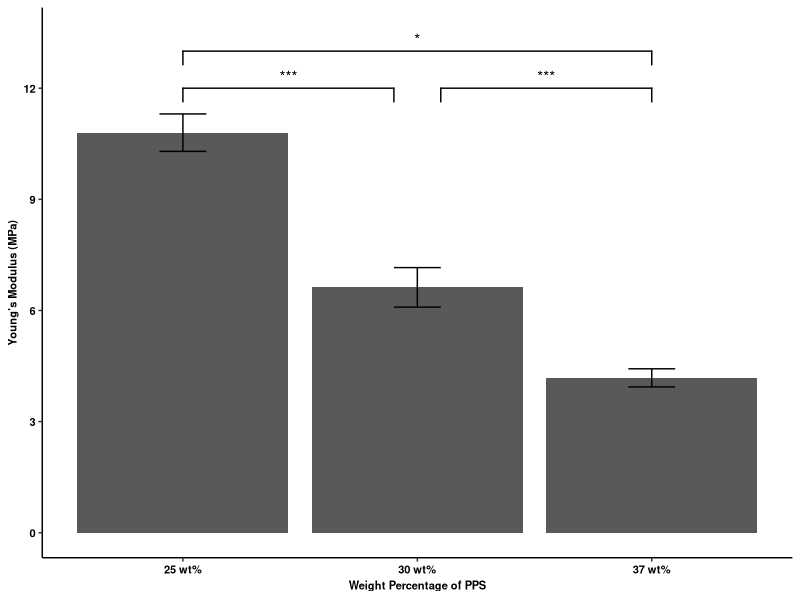
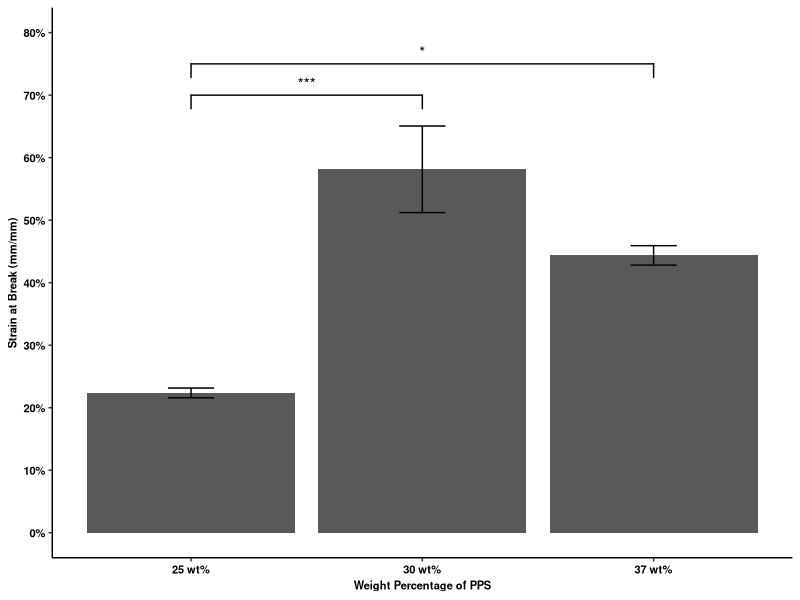
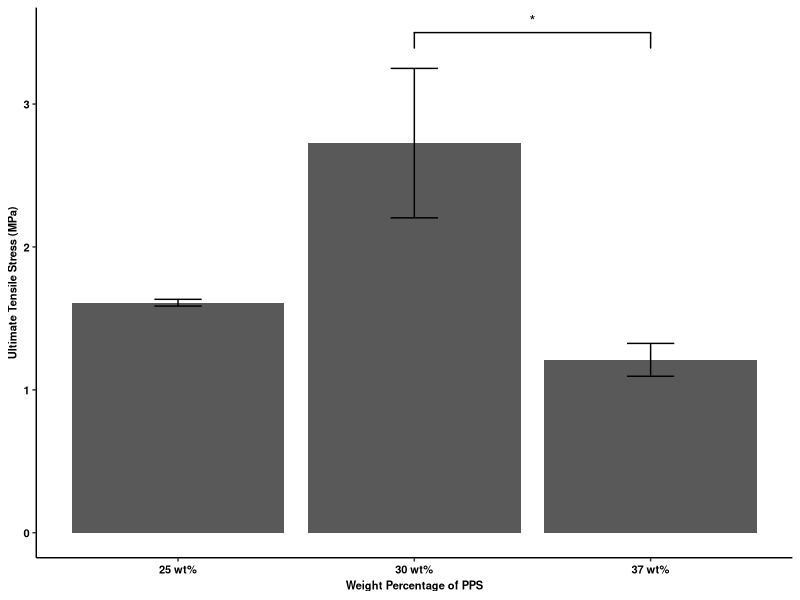
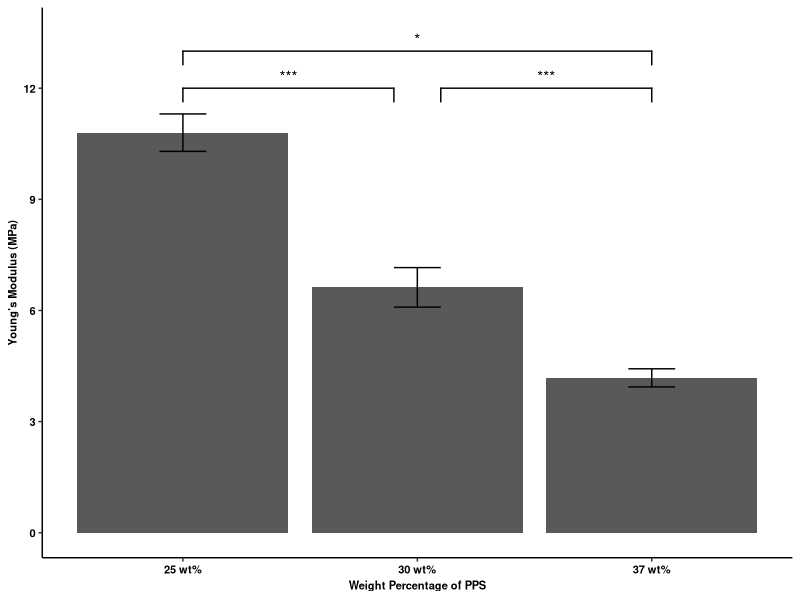
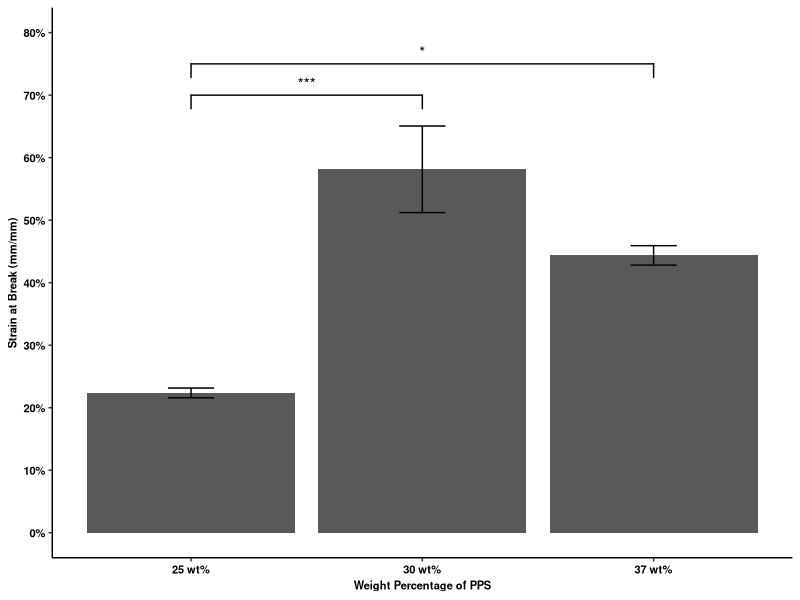
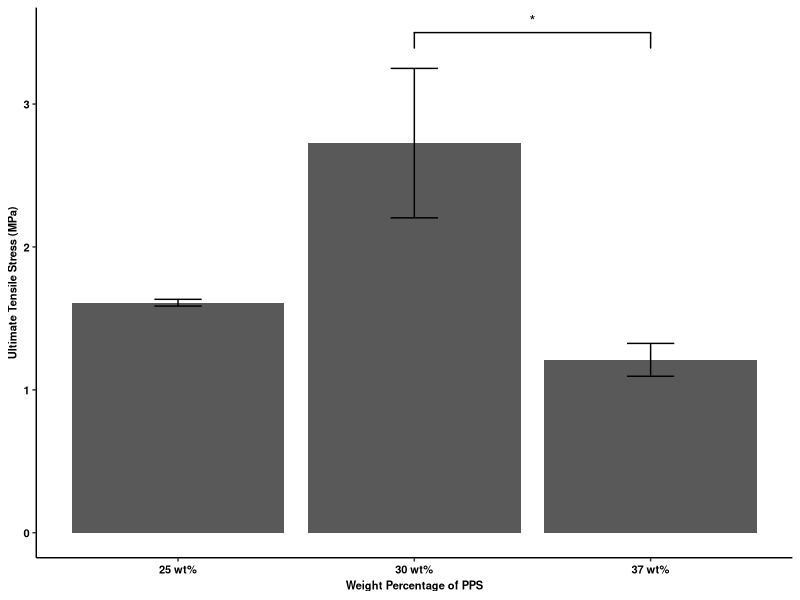

R code for these plots, in order:
install.packages("data.table")
install.packages("ggsignif")
library(ggplot2)
library(scales)
library(svglite)
library(data.table)
library(ggsignif)
data = read.csv("data.csv")
#One way anaova test followed by Tukey test
young_aov = aov(Young~Sample, data)
strainatbreak_aov = aov(Strain_at_break~Sample, data)
uts_aov = aov(UTS~Sample, data)
tukey_young = TukeyHSD(young_aov)
tukey_uts = TukeyHSD(uts_aov)
tukey_strain = TukeyHSD(strainatbreak_aov)
data = data.table(data)
dataMelt = melt(data, id.vars = "Sample")
#convert to datatable, otherwise the next line won't work.
dataMelt_agg = dataMelt[, .(mean = mean(value), se = sd(value)/.N), by = .(Sample, variable)]
data_young = dataMelt_agg[(1:3),]
data_strain = dataMelt_agg[(4:6),]
data_uts = dataMelt_agg[(7:9),]
#Plot Young's Modulus barplot
ggplot(data_young, aes(x = Sample, y = mean)) +
  geom_bar(stat = "identity", position = "dodge") +
  geom_errorbar(aes(ymax = mean + 1.96*se, 
                    ymin = mean - 1.96*se,
                    width = 0.2),
                position = position_dodge(0.9)) +
  geom_signif(y_position = c(12,12,13), xmin = c(1, 2.1,1), 
              xmax = c(1.9,3,3), annotation = c("***","***", "*"),
              tip_length = 0.05) +
  labs(y = "Young's Modulus (MPa)", x = "Weight Percentage of PPS") +
  scale_x_discrete(labels=c("25 wt%", "30 wt%", "37 wt%")) +
  scale_y_continuous(limits = c(0,13.5), n.breaks = 6) +
  theme_classic() +
  theme(
    axis.text.x = element_text(size=8, color = "black", face = "bold"),
    axis.text.y = element_text(size=8, color = "black", face = "bold"),
    axis.title.x = element_text(size=8, color = "black", face = "bold"),
    axis.title.y = element_text(size=8, color = "black", face = "bold"),
    legend.title = element_text(size=8, color = "black", face = "bold"),
    legend.text = element_text(size=8, color = "black", face = "bold"),
    legend.position = "none")
ggsave("young.svg", width = 75, height = 75, units = "mm")
#Plot ultimate strain
ggplot(data_strain, aes(x = Sample, y = mean)) +
  geom_bar(stat = "identity", position = "dodge") +
  geom_errorbar(aes(ymax = mean + 1.96*se, 
                    ymin = mean - 1.96*se,
                    width = 0.2),
                position = position_dodge(0.9)) +
  geom_signif(y_position = c(0.7,0.75), xmin = c(1, 1), 
              xmax = c(2 ,3), annotation = c("***","*"),
              tip_length = 0.05) +
  labs(y = "Strain at Break (mm/mm)", x = "Weight Percentage of PPS") +
  scale_x_discrete(labels=c("25 wt%", "30 wt%", "37 wt%")) +
  scale_y_continuous(limits = c(0,0.80), n.breaks = 10, labels = scales::percent_format(accuracy = 1)) +
  theme_classic() +
  theme(
    axis.text.x = element_text(size=8, color = "black", face = "bold"),
    axis.text.y = element_text(size=8, color = "black", face = "bold"),
    axis.title.x = element_text(size=8, color = "black", face = "bold"),
    axis.title.y = element_text(size=8, color = "black", face = "bold"),
    legend.title = element_text(size=8, color = "black", face = "bold"),
    legend.text = element_text(size=8, color = "black", face = "bold"),
    legend.position = "none")
ggsave("strain.svg", width = 75, height = 75, units = "mm")
#Plot ultimate tensile stress
ggplot(data_uts, aes(x = Sample, y = mean)) +
  geom_bar(stat = "identity", position = "dodge") +
  geom_errorbar(aes(ymax = mean + 1.96*se, 
                    ymin = mean - 1.96*se,
                    width = 0.2),
                position = position_dodge(0.9)) +
  geom_signif(y_position = c(3.5), xmin = c(2), 
              xmax = c(3), annotation = c("*"),
              tip_length = 0.05) +
  labs(y = "Ultimate Tensile Stress (MPa)", x = "Weight Percentage of PPS") +
  scale_x_discrete(labels=c("25 wt%", "30 wt%", "37 wt%")) +
  scale_y_continuous(limits = c(0,3.5), n.breaks = 5) +
  theme_classic() +
  theme(
    axis.text.x = element_text(size=8, color = "black", face = "bold"),
    axis.text.y = element_text(size=8, color = "black", face = "bold"),
    axis.title.x = element_text(size=8, color = "black", face = "bold"),
    axis.title.y = element_text(size=8, color = "black", face = "bold"),
    legend.title = element_text(size=8, color = "black", face = "bold"),
    legend.text = element_text(size=8, color = "black", face = "bold"),
    legend.position = "none")
ggsave("uts.svg", width = 75, height = 75, units = "mm")
